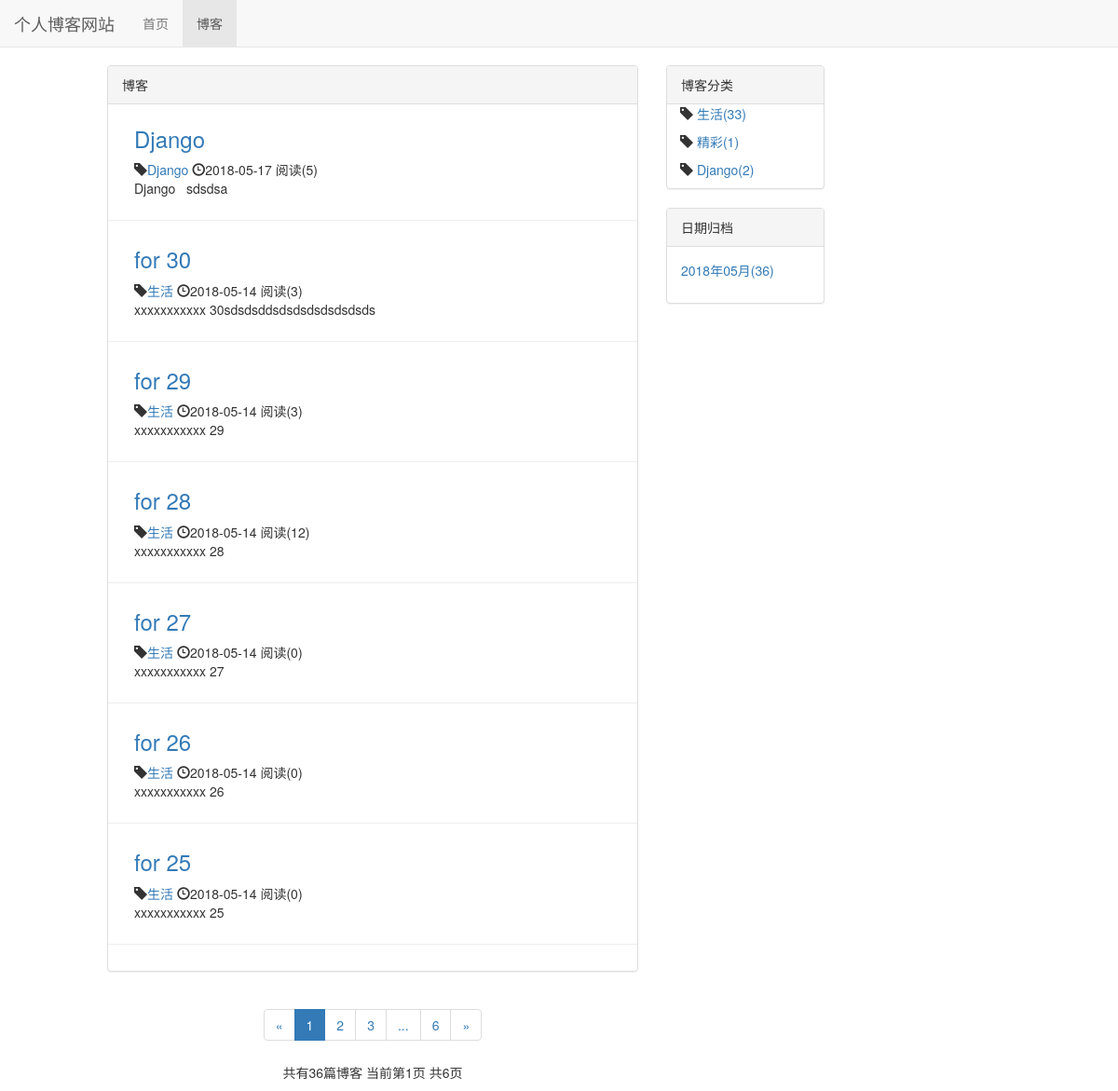
Screenshot of /blog/ with the database file from the repository.
### blog/models.py (models this page shows, shortened)
class Blog(models.Model,ReadNumExpandMethod):
    title = models.CharField(max_length=50)
    type_name = models.ForeignKey(BlogType,on_delete = models.DO_NOTHING)
    content = RichTextUploadingField()
    author = models.ForeignKey(User,on_delete=models.DO_NOTHING)
    read_datails = GenericRelation(ReadDetail)
    created_time = models.DateTimeField(auto_now_add = True)
    last_update_time =models.DateTimeField(auto_now = True)
    class Meta:
        ordering = ['-created_time']

class BlogType(models.Model):
    type_name = models.CharField(max_length= 10)
    def __str__(self):
        return self.type_name

### read_statistics/models.py (models this page shows)
class ReadNum(models.Model):
    read_num = models.IntegerField(default=0)
    content_type = models.ForeignKey(ContentType, on_delete=models.DO_NOTHING)
    object_id = models.PositiveIntegerField()
    content_object = GenericForeignKey('content_type', 'object_id')

### blog/views.py (the view)
# urls.py: path('',blog_list,name='blog_list'),
def blog_list(request):
    blogs_all_list = Blog.objects.all()
    context = blog_public_basc(request,blogs_all_list)
    return render_to_response('blog/blog_list.html',context)

### read_statistics/models.py (called while the page is built)
    def get_read_num(self):
        try:
            ct = ContentType.objects.get_for_model(self)
            readnum = ReadNum.objects.get(content_type=ct,object_id = self.pk)
            return readnum.read_num
        except exceptions.ObjectDoesNotExist:
            return 0

### blog/templates/blog/blog_list.html (shortened to what this page needs)
{% extends 'base.html' %}
{% load staticfiles %}
{% block nav_blog %}active{% endblock %}
{% block style_css %}
    <link rel="stylesheet" href="{% static 'blog.css' %}">
{% endblock %}
{% block content %}
    <div class="container-fluid">
        <div class="row">
            <div class="col-xs-12 col-sm-6 col-xs-offset-1">
                <div class="panel panel-default">
                    <div class="panel-heading">{% block blog_list_title %}博客{% endblock %}</div>
                    <div class="panel-boby">
                        {% for blog in blogs %}
                        <div class="blog">
                           <h3><a href="{% url 'blog_datail' blog.pk %}">{{ blog.title }}</a></h3>
                            <p class="blog-info">
                                <span class="glyphicon glyphicon-tag"></span><a href="{% url 'blogs_type' blog.type_name.pk %}">{{blog.type_name}}</a>
                                <span class="glyphicon glyphicon-time"></span>{{blog.created_time|date:"Y-m-d"}}
                                阅读({{blog.get_read_num }})
                            </p>
                            <p>{{ blog.content|striptags|safe|truncatechars:200}}</p>
                        </div>
                        {% empty%}
                            <div class="blog">
                                <h3>-- 暂无博客 --</h3>
                            </div>
                        {% endfor %}
                    </div>
                </div>
                <div class="paginator">
                      <ul class="pagination">
                        <li>
                            {% if page_of_blogs.has_previous %}
                                <a href="?page={{page_of_blogs.previous_page_number}}" aria-label="Previous">
                                    <span aria-hidden="true">&laquo;</span>
                                </a>
                            {% else %}
                                <span aria-hidden="true">&laquo;</span>
                            {% endif %}
                         </li>
                    {% for page_num in page_range %}
                          {% if page_num == page_of_blogs.number %}
                                <li class="active"><span>{{ page_num }}</span></li>
                          {% else %}
                                {% if page_num == '...'%}
                                    <li><span>{{ page_num }}</span></li>
                                {% else %}
                                    <li><a href="?page={{ page_num }}">{{ page_num }}</a></li>
                                {% endif %}
                          {% endif %}
                    {% endfor %}
                        <li>
                            {% if page_of_blogs.has_next %}
                                <a href="?page={{page_of_blogs.next_page_number}}" aria-label="Next">
                                    <span aria-hidden="true">&raquo;</span>
                                </a>
                            {% else %}
                                <span aria-hidden="true">&raquo;</span>
                            {% endif %}
                        </li>
                      </ul>
                    <p>
                        共有{{ page_of_blogs.paginator.count }}篇博客
                        当前第{{ page_of_blogs.number }}页 共{{ page_of_blogs.paginator.num_pages }}页
                    </p>
                </div>
            </div>
            <div class="hidden-xs col-sm-2">
                <div class="panel panel-default">
                    <div class="panel-heading">博客分类</div>
                    <div class="panel-boby">
                        {% for types in type_name %}
                        <ul class="blog_types">
                            <li>
                                <span class="glyphicon glyphicon-tag"></span>
                                <a href="{% url 'blogs_type' types.pk %}">{{types.type_name}}({{types.blog_count}})</a>
                            </li>
                        </ul>
                        {% endfor %}
                    </div>
                </div>
                <div class="panel panel-default">
                    <div class="panel-heading">日期归档</div>
                    <div class="panel-body">
                        <ul>
                            {% for blog_date,blog_count in blog_dates.items %}
                            <li><a href="{% url 'blog_date' blog_date.year blog_date.month%}">
                                {{blog_date|date:"Y年m月"}}({{ blog_count }})
                            <a></li>
                            {% endfor %}
                        </ul>
                    </div>
                </div>
            </div>
        </div>
    </div>
{% endblock %}

### static/base.css (style rules this page uses)
* { margin:0; padding:0; }
body { margin-top:70px!important; }
ul { list-style-type:none }

### blog/static/blog.css (style rules this page uses)
ul.blog_types { list-style-type:none; padding-right:1em; padding-left:1em; }
div.blog { margin-bottom:2em; padding-bottom:1em; padding-right:2em; padding-left:2em; border-bottom:1px solid #eee; }
div.blog h3 { margin-top:1em; }
div.blog p.blog-info { margin-bottom:0; }
div.paginator { text-align:center }

### rows the page displays
Blog: title "Django", type_name "Django", created_time "2018-05-17", get_read_num "5", content "Django sdsdsa"
Blog: title "for 30", type_name "生活", created_time "2018-05-14", get_read_num "3", content "xxxxxxxxxxx 30sdsdsddsdsdsdsdsdsdsds"
Blog: title "for 29", type_name "生活", created_time "2018-05-14", get_read_num "3", content "xxxxxxxxxxx 29"
Blog: title "for 28", type_name "生活", created_time "2018-05-14", get_read_num "12", content "xxxxxxxxxxx 28"
Blog: title "for 27", type_name "生活", created_time "2018-05-14", get_read_num "0", content "xxxxxxxxxxx 27"
Blog: title "for 26", type_name "生活", created_time "2018-05-14", get_read_num "0", content "xxxxxxxxxxx 26"
Blog: title "for 25", type_name "生活", created_time "2018-05-14", get_read_num "0", content "xxxxxxxxxxx 25"
BlogType: type_name "生活", blog_count "33"
BlogType: type_name "精彩", blog_count "1"
BlogType: type_name "Django", blog_count "2"

### other values shown
{{ page_num }} "1"
{{ page_num }} "2" "3" "6"
{{ page_num }} "..."
{{ page_of_blogs.paginator.count }} "36"
{{ page_of_blogs.number }} "1"
{{ page_of_blogs.paginator.num_pages }} "6"
{{ blog_date|date:"Y年m月" }} "2018年05月"
{{ blog_count }} "36"
